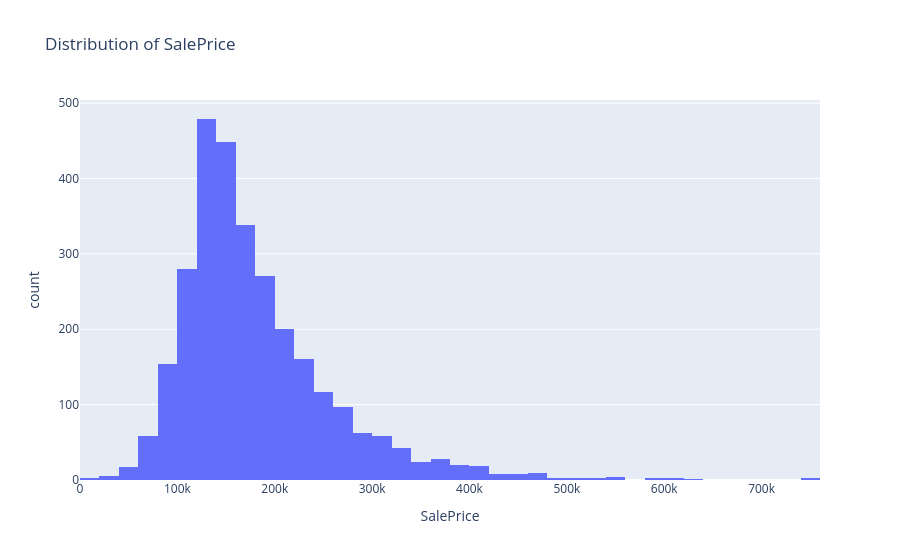
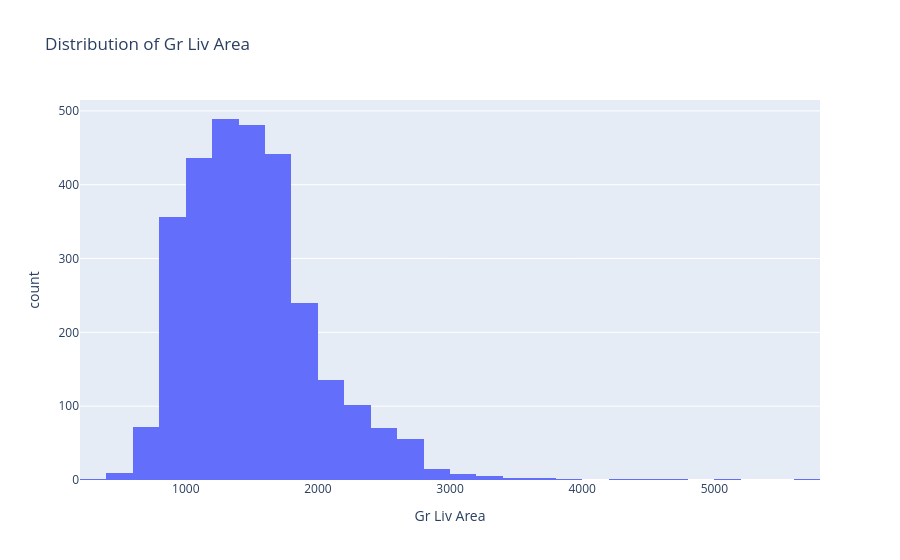
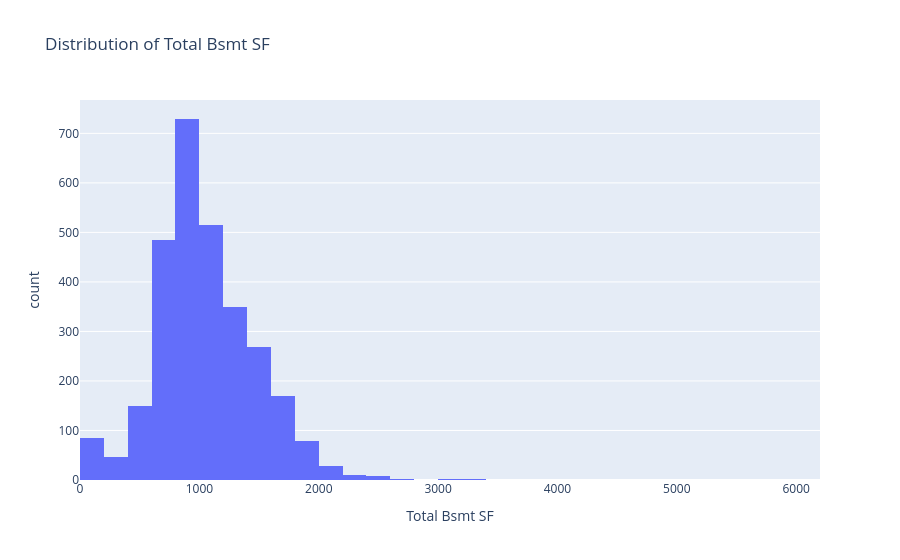
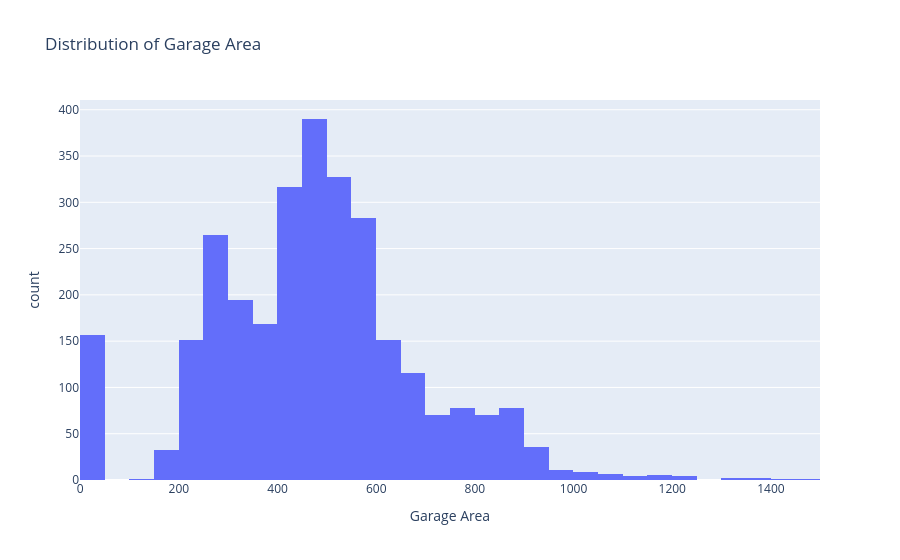

The notebook cell saved with these charts, in order:
### Code cell
selected_numeric = [
    "SalePrice",
    "Gr Liv Area",
    "Total Bsmt SF",
    "Garage Area",
    "Year Built",
]
for column in selected_numeric:

    fig = px.histogram(
        df,
        x=column,
        nbins=40,
        title=f"Distribution of {column}"
    )

    fig.show()

### Figure 1 — Plotly figure (JSON) as saved in the notebook; plotly's stock layout.template omitted (floating-point values rounded to 4 significant figures; data arrays with more than 128 entries replaced by an {"elided": "..."} marker saying what was removed)
{"data": [{"bingroup": "x", "hovertemplate": "SalePrice=%{x}<br>count=%{y}<extra></extra>", "legendgroup": "", "marker": {"color": "#636efa", "pattern": {"shape": ""}}, "name": "", "nbinsx": 40, "orientation": "v", "showlegend": false, "type": "histogram", "x": {"elided": "2930 int values"}, "xaxis": "x", "yaxis": "y"}], "layout": {"barmode": "relative", "legend": {"tracegroupgap": 0}, "title": {"text": "Distribution of SalePrice"}, "xaxis": {"anchor": "y", "domain": [0, 1], "title": {"text": "SalePrice"}}, "yaxis": {"anchor": "x", "domain": [0, 1], "title": {"text": "count"}}}}

### Figure 2 — Plotly figure (JSON) as saved in the notebook; plotly's stock layout.template omitted (floating-point values rounded to 4 significant figures; data arrays with more than 128 entries replaced by an {"elided": "..."} marker saying what was removed)
{"data": [{"bingroup": "x", "hovertemplate": "Gr Liv Area=%{x}<br>count=%{y}<extra></extra>", "legendgroup": "", "marker": {"color": "#636efa", "pattern": {"shape": ""}}, "name": "", "nbinsx": 40, "orientation": "v", "showlegend": false, "type": "histogram", "x": {"elided": "2930 int values"}, "xaxis": "x", "yaxis": "y"}], "layout": {"barmode": "relative", "legend": {"tracegroupgap": 0}, "title": {"text": "Distribution of Gr Liv Area"}, "xaxis": {"anchor": "y", "domain": [0, 1], "title": {"text": "Gr Liv Area"}}, "yaxis": {"anchor": "x", "domain": [0, 1], "title": {"text": "count"}}}}

### Figure 3 — Plotly figure (JSON) as saved in the notebook; plotly's stock layout.template omitted (floating-point values rounded to 4 significant figures; data arrays with more than 128 entries replaced by an {"elided": "..."} marker saying what was removed)
{"data": [{"bingroup": "x", "hovertemplate": "Total Bsmt SF=%{x}<br>count=%{y}<extra></extra>", "legendgroup": "", "marker": {"color": "#636efa", "pattern": {"shape": ""}}, "name": "", "nbinsx": 40, "orientation": "v", "showlegend": false, "type": "histogram", "x": {"elided": "2930 float values"}, "xaxis": "x", "yaxis": "y"}], "layout": {"barmode": "relative", "legend": {"tracegroupgap": 0}, "title": {"text": "Distribution of Total Bsmt SF"}, "xaxis": {"anchor": "y", "domain": [0, 1], "title": {"text": "Total Bsmt SF"}}, "yaxis": {"anchor": "x", "domain": [0, 1], "title": {"text": "count"}}}}

### Figure 4 — Plotly figure (JSON) as saved in the notebook; plotly's stock layout.template omitted (floating-point values rounded to 4 significant figures; data arrays with more than 128 entries replaced by an {"elided": "..."} marker saying what was removed)
{"data": [{"bingroup": "x", "hovertemplate": "Garage Area=%{x}<br>count=%{y}<extra></extra>", "legendgroup": "", "marker": {"color": "#636efa", "pattern": {"shape": ""}}, "name": "", "nbinsx": 40, "orientation": "v", "showlegend": false, "type": "histogram", "x": {"elided": "2930 float values"}, "xaxis": "x", "yaxis": "y"}], "layout": {"barmode": "relative", "legend": {"tracegroupgap": 0}, "title": {"text": "Distribution of Garage Area"}, "xaxis": {"anchor": "y", "domain": [0, 1], "title": {"text": "Garage Area"}}, "yaxis": {"anchor": "x", "domain": [0, 1], "title": {"text": "count"}}}}
